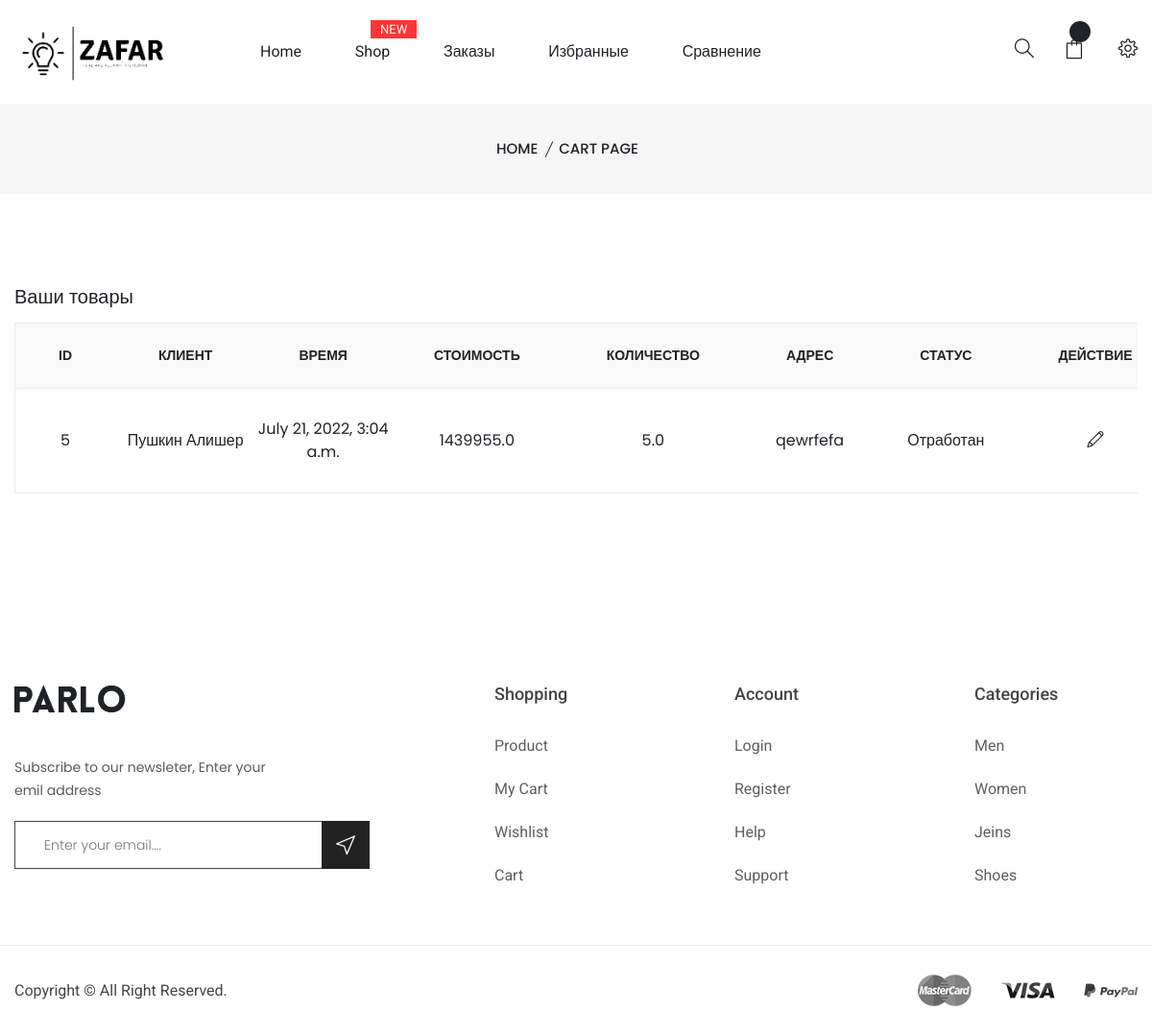
Screenshot of /orders/ (signed in) with the database file from the repository.
### main/models.py (models this page shows, shortened)
class Cart(models.Model):
    title = models.CharField(max_length=200, blank=True)
    email = models.CharField(max_length=200, blank=True)
    last_name = models.CharField(max_length=200, blank=True)
    first_name = models.CharField(max_length=200, blank=True)
    zip_code = models.CharField(max_length=200, blank=True)
    country = models.CharField(max_length=200, blank=True)
    city = models.CharField(max_length=200, blank=True)
    person = models.CharField(max_length=200, blank=True)
    phone = models.CharField(max_length=200, blank=True)
    address = models.CharField(max_length=200, blank=True)
    is_accepted = models.BooleanField(default=False)
    is_payed = models.BooleanField(default=False)
    status = models.IntegerField(default=0) #0 - created, -1 - declained, 1 - confirmed
    session_id = models.CharField(max_length=200, blank=True)
    amount = models.FloatField(default=0)
    discount = models.FloatField(default=0)
    orig_price = models.FloatField(default=0)
    price = models.FloatField(default=0)
    created_at = models.DateTimeField(default=datetime.now())

### main/views.py (the view)
# urls.py: path('orders/', ordersHandler),
def ordersHandler(request):
    categories = Category.objects.all()
    new_cart = None
    cart_items = []
    confirmed_orders = []
    if request.user.is_authenticated:
        confirmed_orders = Cart.objects.filter(status__gte=1)
    return render(request, 'orders.html', {'categories': categories,
                                            'cart_items': [],
                                            'confirmed_orders': confirmed_orders,
                                            })

### templates/orders.html (shortened to what this page needs)
{% extends 'base.html' %}
{% block content %}
    <div class="breadcrumb-area pt-35 pb-35 bg-gray">
        <div class="container">
            <div class="breadcrumb-content text-center">
                <ul>
                    <li>
                        <a href="/">Home</a>
                    </li>
                    <li class="active">Cart page </li>
                </ul>
            </div>
        </div>
    </div>
    <div class="cart-main-area pt-95 pb-100">
        <div class="container">
            <h3 class="cart-page-title">Ваши товары</h3>
            <div class="row">
                <div class="col-lg-12 col-md-12 col-sm-12 col-12">
                        <div class="table-content table-responsive cart-table-content">
                            <table>
                                <thead>
                                    <tr>
                                        <th>ID</th>
                                        <th>Клиент</th>
                                        <th>Время</th>
                                        <th>Стоимость</th>
                                        <th>Количество</th>
                                        <th>Адрес</th>
                                        <th>Статус</th>
                                        <th>Действие</th>
                                    </tr>
                                </thead>
                                <tbody>
                                    {% for order in confirmed_orders %}
                                        <tr>
                                            <td> {{ order.id }} </td>
                                            <td class="product-thumbnail">
                                                {{ order.last_name }} {{ order.first_name }}
                                            </td>
                                            <td class="product-name">
                                                {{ order.created_at }}
                                            </td>
                                            <td class="product-price-cart"><span class="amount"> {{ order.price }} </span></td>
                                            <td class="product-quantity">
                                                {{ order.amount }}
                                            </td>
                                            <td class="product-subtotal"> {{ order.address }} </td>
                                            <td class="product-subtotal">
                                                {% if order.status == 2 %}
                                                    Отработан
                                                {% endif %}
                                            </td>
                                            <td class="product-remove">
                                                <a href="/orders/{{ order.id }}"><i class="sli sli-pencil"></i></a>
                                           </td>
                                        </tr>
                                    {% endfor %}
                                </tbody>
                            </table>
                        </div>
                </div>
            </div>
        </div>
    </div>
{% endblock %}

### rows the page displays
Cart: id "5", last_name "Пушкин", first_name "Алишер", created_at "July 21, 2022, 3:04 a.m.", price "1439955.0", amount "5.0", address "qewrfefa", status "Отработан"
